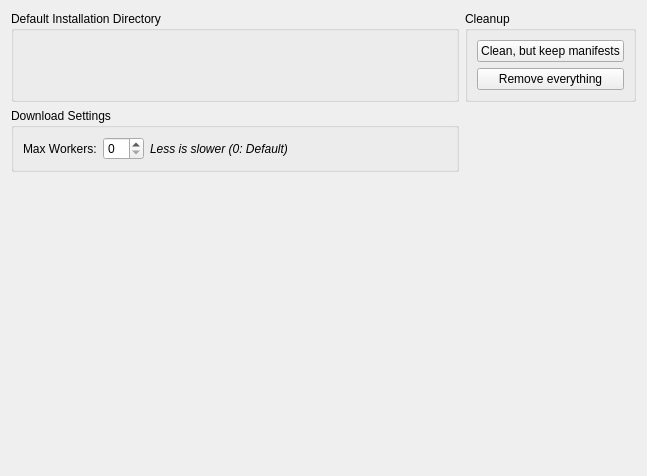
<?xml version="1.0" encoding="UTF-8"?>
<ui version="4.0">
 <class>LegendarySettings</class>
 <widget class="QWidget" name="LegendarySettings">
  <property name="geometry">
   <rect>
    <x>0</x>
    <y>0</y>
    <width>647</width>
    <height>476</height>
   </rect>
  </property>
  <property name="windowTitle">
   <string>LegendarySettings</string>
  </property>
  <layout class="QGridLayout" name="layout_legendary">
   <item row="0" column="0">
    <widget class="QGroupBox" name="gb_install_dir">
     <property name="title">
      <string>Default Installation Directory</string>
     </property>
     <layout class="QVBoxLayout" name="layout_install_dir"/>
    </widget>
   </item>
   <item row="1" column="0">
    <widget class="QGroupBox" name="gb_downloads">
     <property name="title">
      <string>Download Settings</string>
     </property>
     <layout class="QGridLayout" name="layout_downloads">
      <item row="0" column="0">
       <widget class="QLabel" name="lbl_max_workers">
        <property name="sizePolicy">
         <sizepolicy hsizetype="Maximum" vsizetype="Preferred">
          <horstretch>0</horstretch>
          <verstretch>0</verstretch>
         </sizepolicy>
        </property>
        <property name="text">
         <string>Max Workers:</string>
        </property>
       </widget>
      </item>
      <item row="0" column="3">
       <spacer name="hs_downloads">
        <property name="orientation">
         <enum>Qt::Horizontal</enum>
        </property>
        <property name="sizeHint" stdset="0">
         <size>
          <width>40</width>
          <height>20</height>
         </size>
        </property>
       </spacer>
      </item>
      <item row="0" column="1">
       <widget class="QSpinBox" name="max_worker_select"/>
      </item>
      <item row="0" column="2">
       <widget class="QLabel" name="lbl_max_workers_info">
        <property name="font">
         <font>
          <italic>true</italic>
         </font>
        </property>
        <property name="text">
         <string>Less is slower (0: Default)</string>
        </property>
       </widget>
      </item>
     </layout>
    </widget>
   </item>
   <item row="2" column="0" colspan="2">
    <spacer name="vs_legendary">
     <property name="orientation">
      <enum>Qt::Vertical</enum>
     </property>
     <property name="sizeHint" stdset="0">
      <size>
       <width>20</width>
       <height>40</height>
      </size>
     </property>
    </spacer>
   </item>
   <item row="0" column="1">
    <widget class="QGroupBox" name="gb_clean">
     <property name="title">
      <string>Cleanup</string>
     </property>
     <layout class="QVBoxLayout" name="layout_clean">
      <item>
       <widget class="QPushButton" name="clean_button_without_manifests">
        <property name="text">
         <string>Clean, but keep manifests</string>
        </property>
       </widget>
      </item>
      <item>
       <widget class="QPushButton" name="clean_button">
        <property name="text">
         <string>Remove everything</string>
        </property>
       </widget>
      </item>
     </layout>
    </widget>
   </item>
  </layout>
 </widget>
 <resources/>
 <connections/>
</ui>
